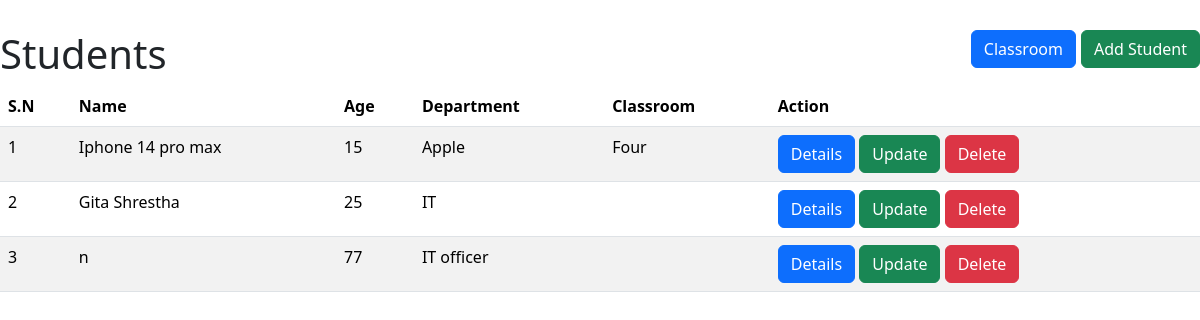
The page /classbased/student-list/ on the database its author committed.
### myapp/models.py (models this page shows, shortened)
class Student(models.Model):
    name = models.CharField(max_length=50)
    profile_picture = models.FileField(upload_to="profile_pictures", null=True, blank=True)
    age = models.IntegerField()
    department = models.CharField(max_length=20)
    classroom = models.ForeignKey(ClassRoom, on_delete=models.CASCADE, related_name='classroom_students', null=True, blank=True)

class ClassRoom(models.Model):
    name = models.CharField(max_length=20)

### classbased/views.py (the view)
# urls.py: path("student-list/", StudentListView.as_view()),
class StudentListView(ListView):
    model = Student
    template_name = "classbased/home.html"
    context_object_name = "students"

### classbased/templates/classbased/home.html (shortened to what this page needs)
{% extends "form/base.html" %}
{% block content %}
<div style="margin-top: 30px">
     <a href="{% url 'add_student' %}" class="btn btn-success" style="float: right; margin-left:5px">Add Student</a>
    <a href="{% url 'crud_classroom' %}" class="btn btn-primary" style="float: right">Classroom</a>
    <h1>Students</h1>
</div>
<table class = "table  table-striped">
    <thead>
    <tr>
        <th scope="col">S.N</th>
         <th scope="col">Name</th>
         <th scope="col">Age</th>
         <th scope="col">Department</th>
         <th scope="col">Classroom</th>
         <th scope="col">Action</th>
    </tr>
    </thead>
    <tbody>
    {% for student in students %}
    <tr>
        <td>{{ forloop.counter }}</td>
         <td>{{ student.name}}</td>
         <td>{{ student.age }}</td>
        <td>{{ student.department }}</td>
        <td>{{ student.classroom.name }}</td>
        <td> <a href="{% url 'student_detail_view' student.id %}" class="btn btn-primary">Details</a>
        <a href="#" class="btn btn-success">Update</a>
        <a href="{% url 'crud_student_delete' student.id %} " class="btn btn-danger">Delete</a> </td>
</tr>
    {% endfor %}
    </tbody>
</table>
{% endblock %}

### rows shown on the page
Student: name "Iphone 14 pro max", age "15", department "Apple", classroom.name "Four"
Student: name "Gita Shrestha", age "25", department "IT"
Student: name "n", age "77", department "IT officer"
